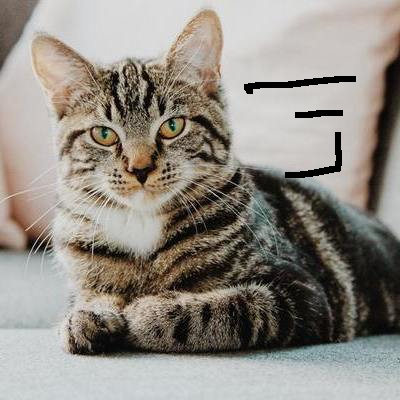
#> input picture examples/example01.png, 400 x 400 px
$ python opencv_inpainting.py --image examples/example01.png --mask examples/example02.png
#> lines starting #> are read from the running program, lines starting #| are printed output that depends on the picture
import argparse
import cv2
import time
import numpy as np

ap = argparse.ArgumentParser()
ap.add_argument("-i", "--image", type=str, required=True,
	help="path input image on which we'll perform inpainting")
ap.add_argument("-m", "--mask", type=str, required=True,
	help="path input mask which corresponds to damaged areas")
ap.add_argument("-a", "--method", type=str, default="telea",
	choices=["telea", "ns"],
	help="inpainting algorithm to use")
ap.add_argument("-r", "--radius", type=int, default=3,
	help="inpainting radius")
args = vars(ap.parse_args())

flags = cv2.INPAINT_TELEA
if args["method"] == "ns":
	flags = cv2.INPAINT_NS

image = cv2.imread(args["image"])
#> image is the input picture: shape (400, 400, 3); mean B, G, R 132.1, 139.8, 145.4
mask = cv2.imread(args["mask"])
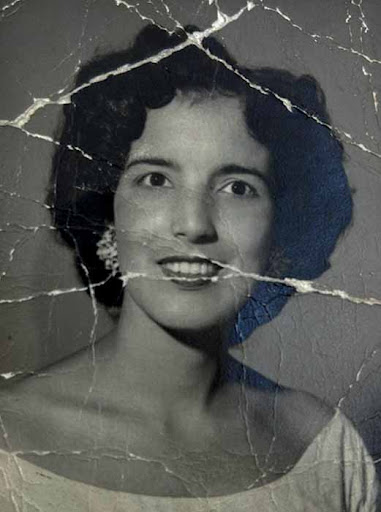
#> input picture examples/example02.png, 381 x 512 px
#> mask is the input picture: shape (512, 381, 3); mean B, G, R 84.8, 87.8, 85.9
mask = cv2.cvtColor(mask, cv2.COLOR_BGR2GRAY)
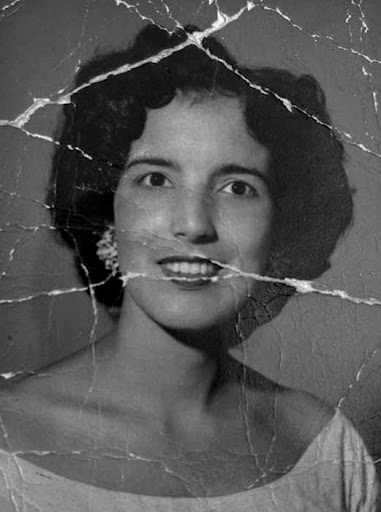
#> mask: shape (512, 381); min 0, max 255, mean 86.8

num_runs = 10
times = []
output = None

for i in range(num_runs):
    start_time = time.time()
#> (the run stopped early here; a loop or call above may not have finished)
